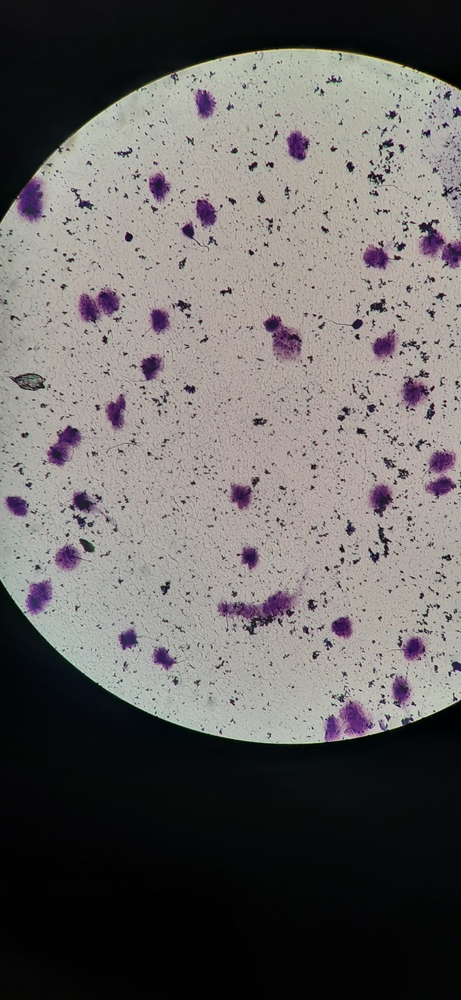
#> input picture src/experiments/images/input/sample1.jpg, 461 x 1000 px, shrunk from 1844 x 4000 before the run
$ python erosion.py
#> lines starting #> are read from the running program, lines starting #| are printed output that depends on the picture; after the words box and inside, x2 and y2 are one past the last pixel; in counts of white or black regions, pixels touching at a corner belong together
import cv2

def show(name, img):
    cv2.imshow(name, img)
    cv2.waitKey(0)

def remove_living():
    image = cv2.imread('images/input/sample1.jpg')
#> image is the input picture: shape (1000, 461, 3); mean B, G, R 99.8, 101, 104.6
    gray = cv2.cvtColor(image, cv2.COLOR_BGR2GRAY)
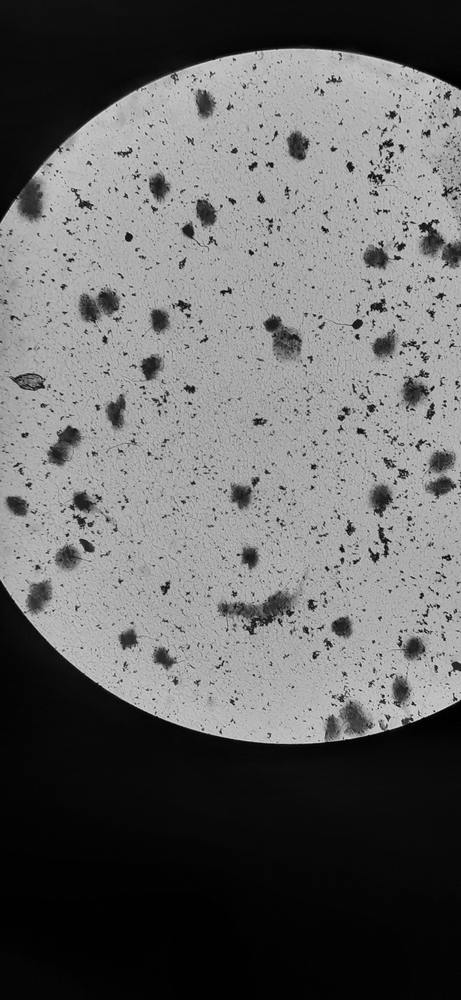
#> gray: shape (1000, 461); min 0, max 221, mean 102
    show("gray", gray)
    thresh = cv2.threshold(gray, 120, 255, cv2.THRESH_BINARY)[1]
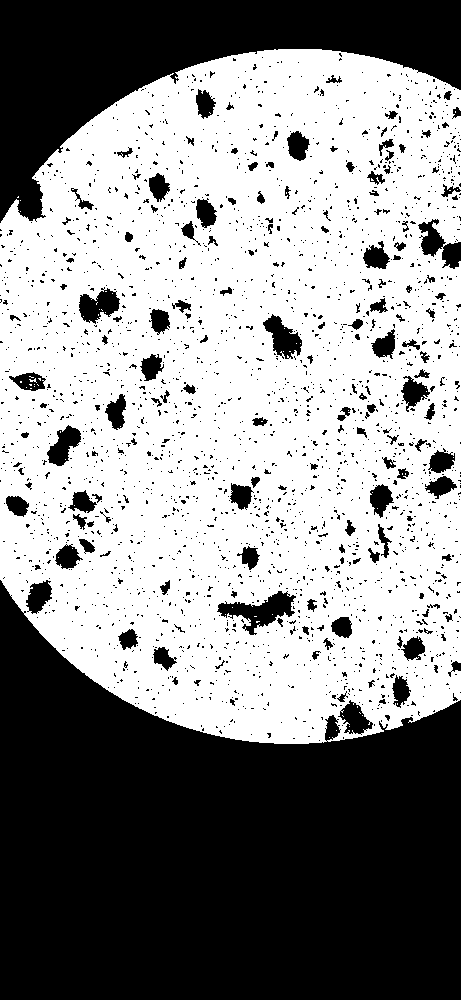
#> thresh: shape (1000, 461); 55.6% white; 2347 black regions (2176 under 20 px), largest, box (x1, y1, x2, y2) and area: (0, 580, 461, 1000) 134807, (0, 0, 461, 223) 40844, (217, 591, 296, 635) 1436
    show("thresh", thresh)
    only_living_mask = cv2.threshold(cv2.cvtColor(cv2.imread('images/input/only_living.jpg'), cv2.COLOR_BGR2GRAY), 0, 255, cv2.THRESH_TOZERO)[1]
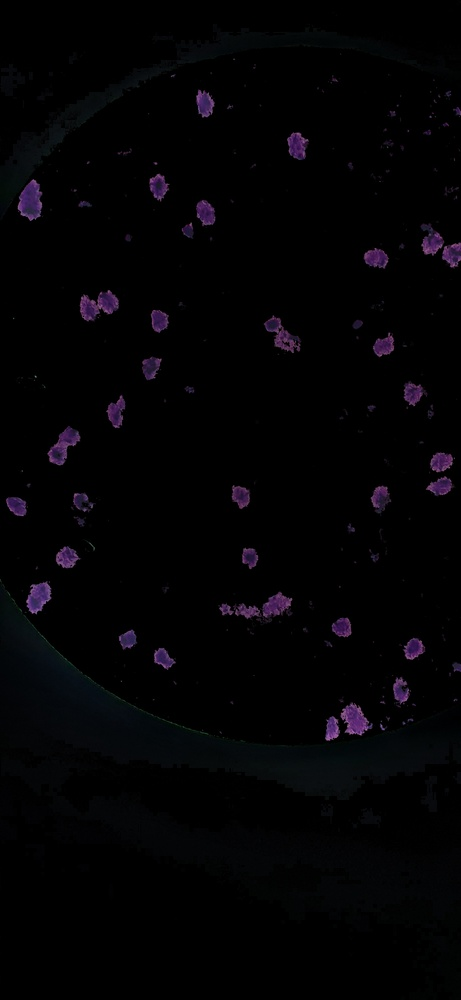
#> input picture src/experiments/images/input/only_living.jpg, 461 x 1000 px, shrunk from 1844 x 4000 before the run
#> only_living_mask: shape (1000, 461); min 0, max 140, mean 2.9
    show("only_living_mask", only_living_mask)

    only_living_mask2 = cv2.threshold(only_living_mask, 0, 255, cv2.THRESH_BINARY)[1]
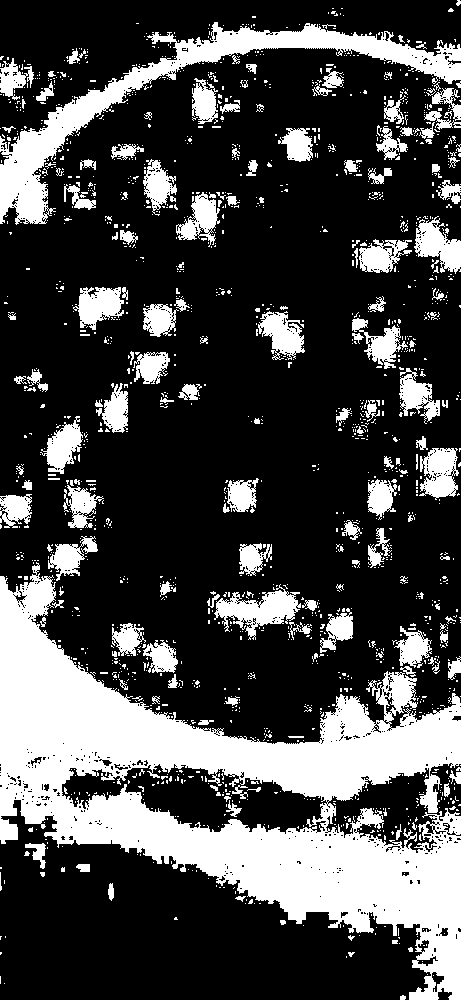
#> only_living_mask2: shape (1000, 461); 27.6% white; 1644 white regions (1471 under 20 px), largest, box (x1, y1, x2, y2) and area: (0, 562, 461, 1000) 71940, (0, 22, 461, 225) 13338, (214, 584, 301, 640) 2129
    show("only_living_mask2", only_living_mask2)

    no_living_thresh_with_black_gaps = cv2.bitwise_and(thresh, thresh, mask=cv2.bitwise_not(only_living_mask))

    show("no_living_thresh_with_black_gaps", no_living_thresh_with_black_gaps)

    no_living_thresh = cv2.bitwise_or(no_living_thresh_with_black_gaps, only_living_mask2, only_living_mask)
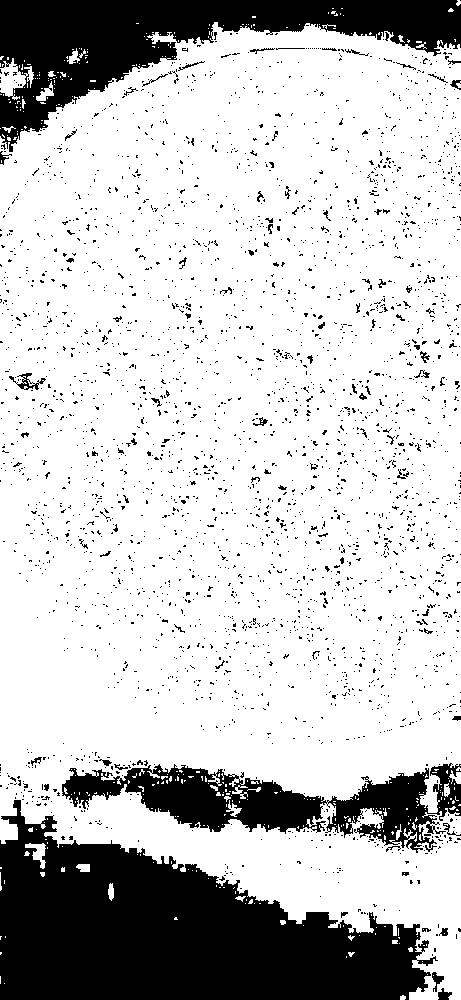
#> no_living_thresh: shape (1000, 461); 77.9% white; 2937 black regions (2861 under 20 px), largest, box (x1, y1, x2, y2) and area: (0, 800, 438, 1000) 50059, (0, 0, 461, 152) 25663, (62, 763, 461, 853) 14677
    show("no_living_threshold", no_living_thresh)
def main():
    remove_living()

if __name__ == '__main__':
    main()
